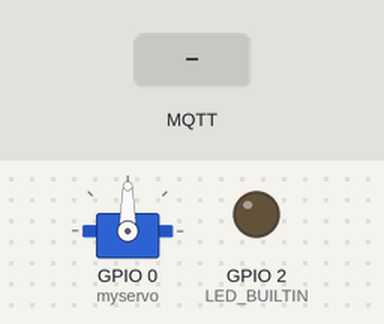
A sketch run on a simulated ESP8266 (NodeMCU). Shown: servo, output pins drawn as LEDs (lit = HIGH, except the on-board LED, lit = LOW). Inputs (shaded band) come from the test bench. WiFi joins after 1.5 s; servers stay silent unless stated; random numbers use the default seed unless the sketch sets one; no MQTT or app messages arrive unless stated; what the sketch prints to the serial monitor is not drawn.

Above: at 8.1 s.
8.2 s: MQTT message "vindaloo/light1" arrives on the first subscribed topic
At 9.4 s:
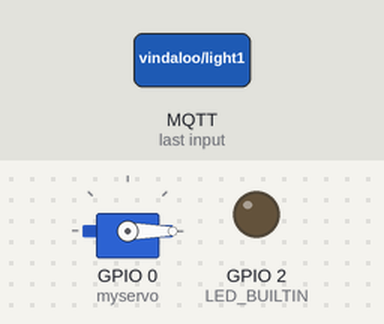
9.7 s: MQTT message "200" arrives on the first subscribed topic
At 10.6 s:
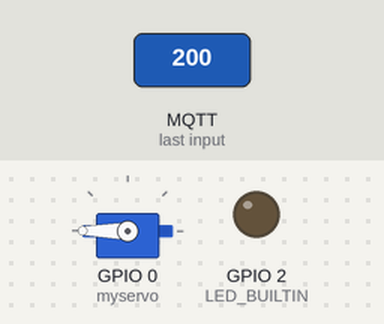
11.2 s: MQTT message "90" arrives on the first subscribed topic
At 11.8 s:
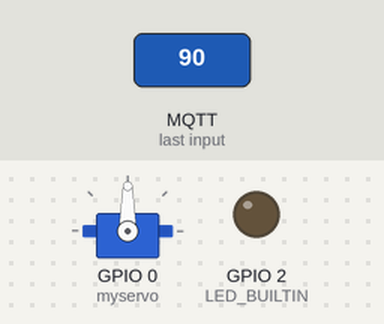
12.7 s: MQTT message "0" arrives on the first subscribed topic
At 14.1 s:
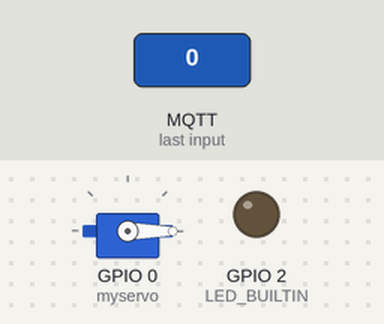
Timing chart, 0 to 15.2 s (numbered marks = the images above; inputs shaded):
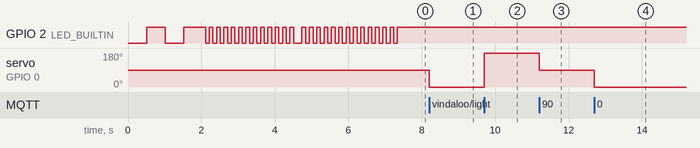

Measured:
- after the input at 8.2 s, servo on GPIO 0 (myservo): 90° → 0° at once
- after the input at 9.7 s, servo on GPIO 0 (myservo): 0° → 180° at once
- after the input at 11.2 s, servo on GPIO 0 (myservo): 180° → 90° at once
- after the input at 12.7 s, servo on GPIO 0 (myservo): 90° → 0° at once

The sketch:

lightsblock.ino
```cpp
#include <Servo.h>
#include <ESP8266WiFi.h>
#include <PubSubClient.h>

const char* ssid     = "";
const char* pwd      = "";
const char* mqtt_server = "vindaloo.local";
const char* mqtt_user = "vindaloo";
const char* mqtt_password = "vindaloo";

WiFiClient wifiClient;
PubSubClient mqttClient(wifiClient);
Servo myservo;
void connectToWifi() {
  Serial.print("Vindaloo connecting to ");
  Serial.println(ssid);
  WiFi.begin(ssid, pwd); // připojení k wifi
  while (WiFi.status() != WL_CONNECTED) //připojování k wifi tečkuje
  {
    digitalWrite(LED_BUILTIN, LOW);
    delay(500);
    Serial.print(".");
    digitalWrite(LED_BUILTIN, HIGH);
    delay(500);
  }
  int i;
  for(i=0; i < 13; i++) { //připojeno, problíká
    digitalWrite(LED_BUILTIN, HIGH);
    delay(100);

    digitalWrite(LED_BUILTIN, LOW);
    delay(100);
  }
  Serial.println("Connection successful!");
  Serial.println("Vindaloo Home Automation Ready");
  Serial.print("Your IP address is: ");
  Serial.println(WiFi.localIP());
}

void mqttConnect() {
  while (!mqttClient.connected()) {
    Serial.print("Vindaloo is connecting to the hub, please wait.");
    String clientId = "VindalooLightsBlock-" + String(random(0xffff), HEX);
    if (mqttClient.connect(clientId.c_str(), mqtt_user, mqtt_password)) { //připojení k serveru
      Serial.println("Connected to the hub.");
      mqttClient.subscribe("vindaloo/light1");
      int i;
      for(i=0; i < 13; i++) {
        digitalWrite(LED_BUILTIN, HIGH);
        delay(100);

        digitalWrite(LED_BUILTIN, LOW);
        delay(100);
      }
      mqttClient.publish("vindaloo/info", "Modul světelný je připojen"); //oznámení problikem a v nodered
    } else {
      Serial.print("Connection unsuccesful, rc=");
      Serial.print(mqttClient.state());
      Serial.println(" Trying again in 5s...");
      delay(5000);
    }
    digitalWrite(LED_BUILTIN, HIGH);
  }
}
void setup()
{
  myservo.attach(0);
  Serial.begin(9600);
  WiFi.mode(WIFI_STA);
  pinMode(LED_BUILTIN, OUTPUT);
  mqttClient.setServer(mqtt_server, 1883);
  mqttClient.setCallback(callback);

  delay(10);
}
void callback(String topic, byte* message, unsigned int length){ //reakce na příchozí zprávy
  Serial.print("Function ");
  Serial.print(topic);
  Serial.print(" got message: ");
  String messageTemp;
  int i;
  for(int i=0; i<length; i++){
    Serial.print((char)message[i]);
    messageTemp += (char)message[i];
    }
  Serial.println();

    if(topic=="vindaloo/light1"){

      myservo.write(messageTemp.toInt()); //z noderedu přijde úhel otočení

    }
  }
void loop() {

   if (WiFi.status() != WL_CONNECTED) {
      connectToWifi();
  }
  if (!mqttClient.connected()) {
    mqttConnect();
  }
  mqttClient.loop();


}
```
